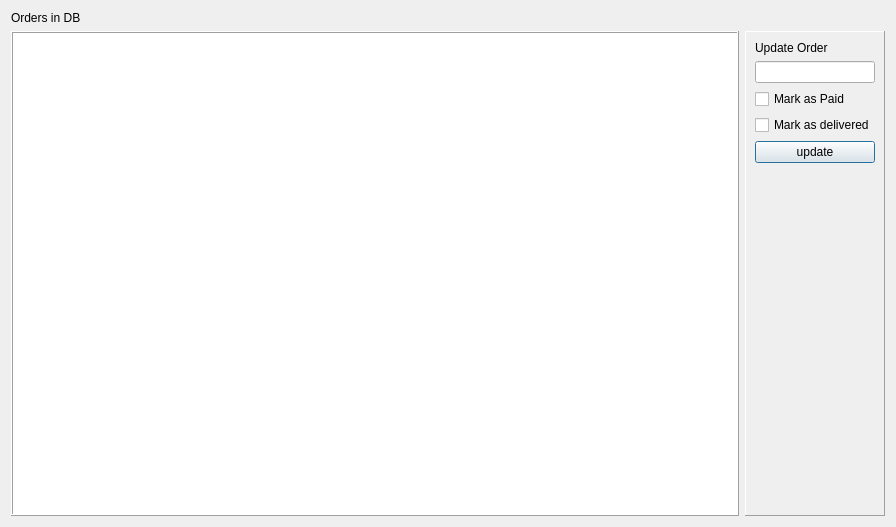
<?xml version="1.0" encoding="UTF-8"?>
<ui version="4.0">
 <class>OrdersWindow</class>
 <widget class="QDialog" name="OrdersWindow">
  <property name="geometry">
   <rect>
    <x>0</x>
    <y>0</y>
    <width>896</width>
    <height>527</height>
   </rect>
  </property>
  <property name="windowTitle">
   <string>Orders</string>
  </property>
  <property name="modal">
   <bool>true</bool>
  </property>
  <layout class="QVBoxLayout" name="verticalLayout_2">
   <item>
    <widget class="QLabel" name="tblCaption">
     <property name="text">
      <string>Orders in DB</string>
     </property>
    </widget>
   </item>
   <item>
    <layout class="QHBoxLayout" name="horizontalLayout">
     <item>
      <widget class="QTableView" name="tblOrders">
       <property name="sizePolicy">
        <sizepolicy hsizetype="Expanding" vsizetype="Expanding">
         <horstretch>1</horstretch>
         <verstretch>2</verstretch>
        </sizepolicy>
       </property>
       <property name="frameShape">
        <enum>QFrame::Box</enum>
       </property>
       <property name="frameShadow">
        <enum>QFrame::Raised</enum>
       </property>
       <property name="sortingEnabled">
        <bool>true</bool>
       </property>
      </widget>
     </item>
     <item>
      <widget class="QFrame" name="frame">
       <property name="sizePolicy">
        <sizepolicy hsizetype="Preferred" vsizetype="Minimum">
         <horstretch>0</horstretch>
         <verstretch>0</verstretch>
        </sizepolicy>
       </property>
       <property name="frameShape">
        <enum>QFrame::Panel</enum>
       </property>
       <property name="frameShadow">
        <enum>QFrame::Raised</enum>
       </property>
       <layout class="QVBoxLayout" name="verticalLayout">
        <item>
         <widget class="QLabel" name="lbUpdate">
          <property name="text">
           <string>Update Order</string>
          </property>
         </widget>
        </item>
        <item>
         <widget class="QLineEdit" name="txtOrderNum"/>
        </item>
        <item>
         <widget class="QCheckBox" name="cbxPaid">
          <property name="text">
           <string>Mark as Paid</string>
          </property>
         </widget>
        </item>
        <item>
         <widget class="QCheckBox" name="cbxDelivered">
          <property name="text">
           <string>Mark as delivered</string>
          </property>
         </widget>
        </item>
        <item>
         <widget class="QPushButton" name="btnUpdate">
          <property name="text">
           <string>update</string>
          </property>
         </widget>
        </item>
        <item>
         <spacer name="verticalSpacer">
          <property name="orientation">
           <enum>Qt::Vertical</enum>
          </property>
          <property name="sizeHint" stdset="0">
           <size>
            <width>20</width>
            <height>40</height>
           </size>
          </property>
         </spacer>
        </item>
       </layout>
      </widget>
     </item>
    </layout>
   </item>
  </layout>
 </widget>
 <resources/>
 <connections/>
</ui>
